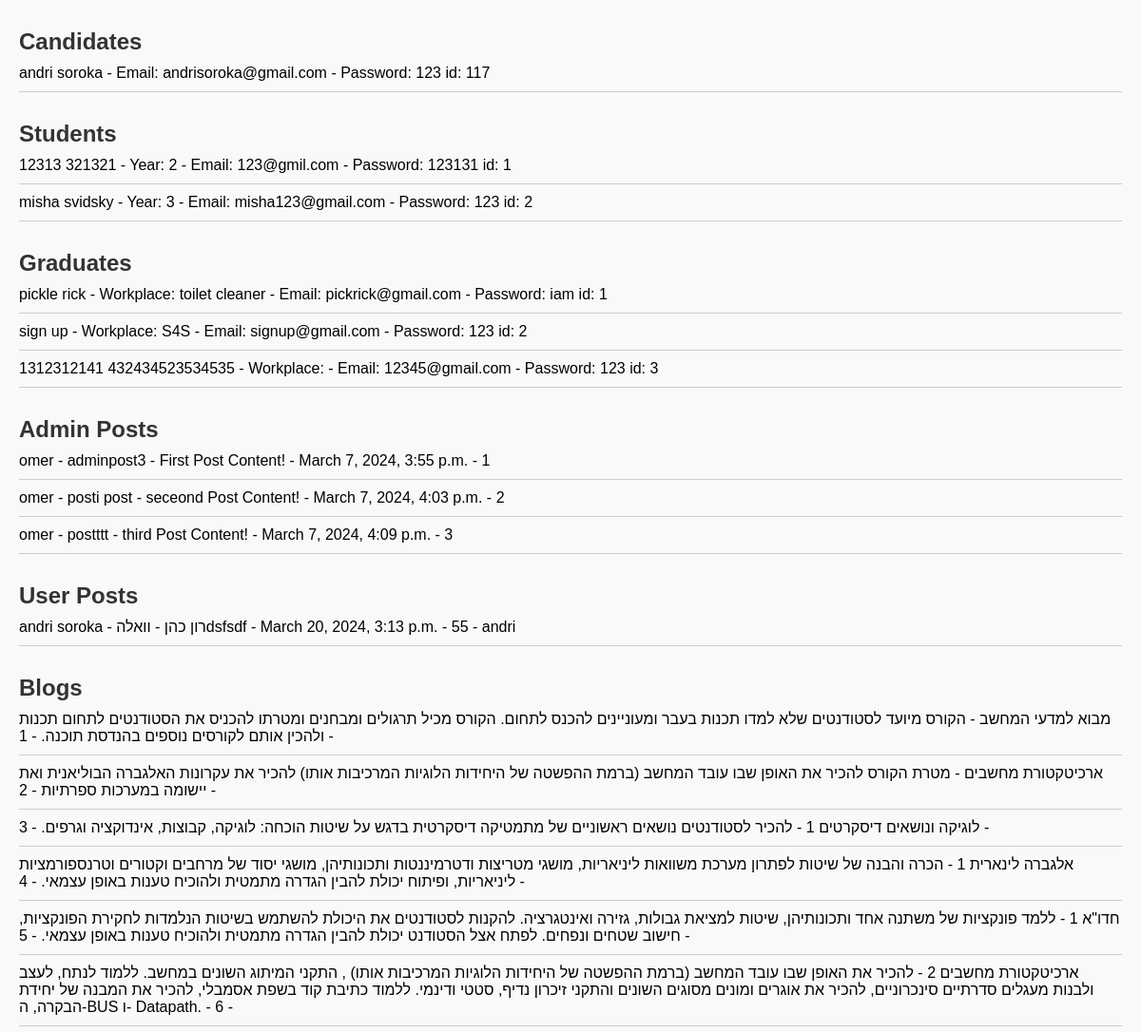
Page /data/ (upper part) on the earlier database version.
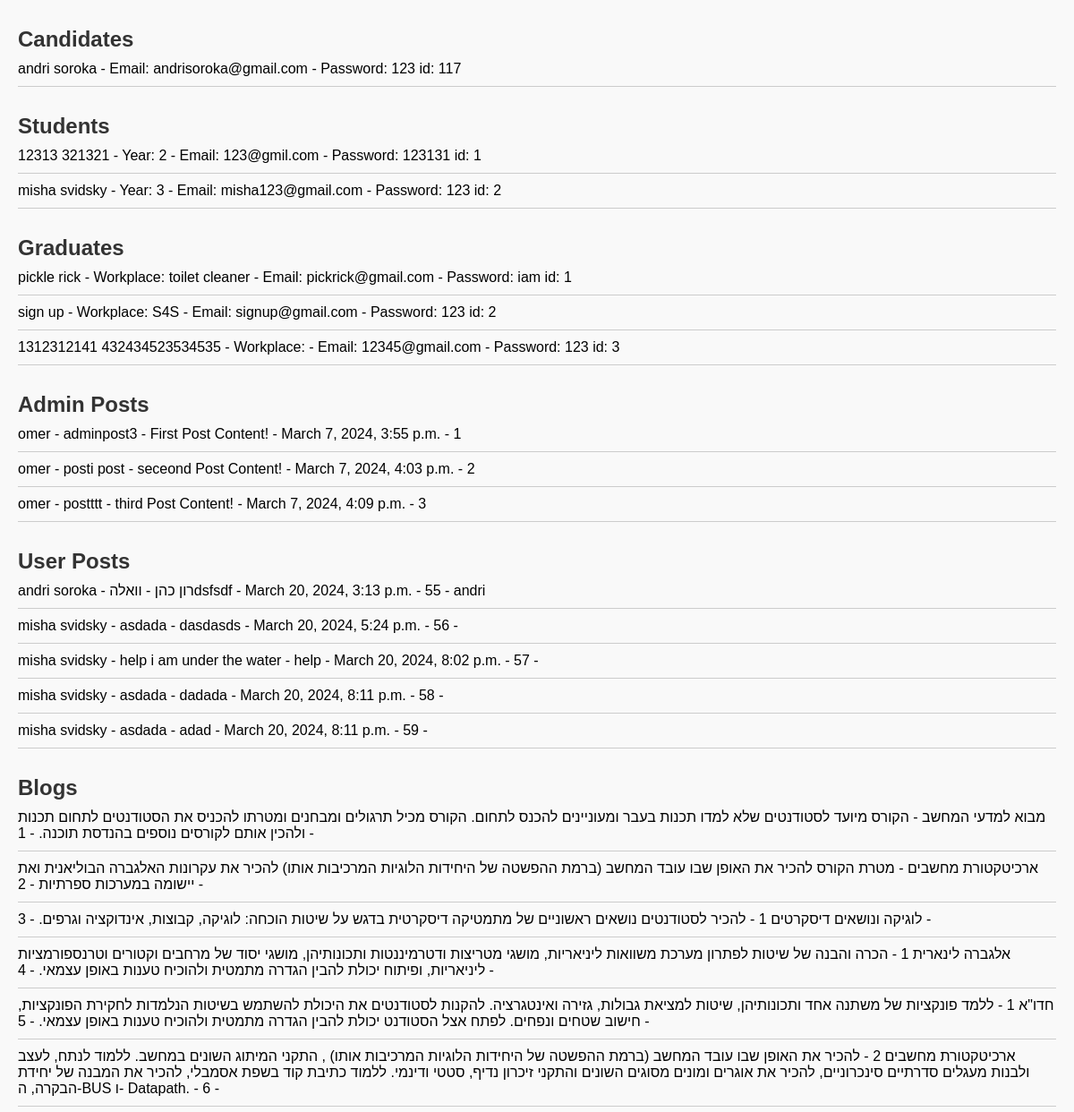
Same page on the later database version.
### S4S/models.py (models this page shows, shortened)
class Candidate(models.Model):
    first_name = models.CharField(max_length=100)
    last_name = models.CharField(max_length=100)
    email = models.EmailField(max_length=254)
    password = models.CharField(max_length=100)

class Student(models.Model):
    first_name = models.CharField(max_length=100)
    last_name = models.CharField(max_length=100)
    select_year = models.IntegerField()
    email = models.EmailField(max_length=254)
    password = models.CharField(max_length=100)

class Graduate(models.Model):
    first_name = models.CharField(max_length=100)
    last_name = models.CharField(max_length=100)
    work_place = models.CharField(max_length=20)
    email = models.EmailField(max_length=254)
    password = models.CharField(max_length=100)

class Post(models.Model):
    title = models.CharField(max_length=100)
    content = models.TextField()
    date_posted = models.DateTimeField(default=timezone.now)
    author = models.ForeignKey(User, on_delete=models.CASCADE)
    blog = models.ForeignKey('Blog', on_delete=models.CASCADE, null=True)

class Post2(models.Model):
    title = models.CharField(max_length=100)
    user_name = models.CharField(default="none", max_length=100)
    content = models.TextField()
    date_posted = models.DateTimeField(default=timezone.now)
    blog = models.ForeignKey('Blog', on_delete=models.CASCADE, null=True)
    candidate = models.ForeignKey('Candidate', on_delete=models.CASCADE, null=True, blank=True)
    student = models.ForeignKey('Student', on_delete=models.CASCADE, null=True, blank=True)
    graduate = models.ForeignKey('Graduate', on_delete=models.CASCADE, null=True, blank=True)
    likes_count = models.IntegerField(default=0)
    comment_count = models.IntegerField(default=0)

class Blog(models.Model):
    title = models.CharField(max_length=100)
    description = models.TextField(default='No description')

### S4S/DataVisuals.py (the view)
# urls.py: path('data/', DataVisuals.display_data, name='data'),
def display_data(request):
    candidates = Candidate.objects.all()
    students = Student.objects.all()
    graduates = Graduate.objects.all()
    posts = Post.objects.all()
    posts2 = Post2.objects.all()
    blogs = Blog.objects.all()
    return render(request, 'display_data.html', {'candidates': candidates, 'students': students,
                                                 'graduates': graduates, 'posts': posts, 'posts2': posts2 , 'blogs': blogs } )

### templates/display_data.html (shortened to what this page needs)
<!DOCTYPE html>
<html lang="en">
<head>
</head>
<body>
    <h1>Candidates</h1>
    <ul>
        {% for candidate in candidates %}
        <li>{{ candidate.first_name }} {{ candidate.last_name }} - Email: {{ candidate.email }}
            - Password: {{ candidate.password }} id: {{ candidate.id }}</li>
        {% endfor %}
    </ul>
    <h1>Students</h1>
    <ul>
        {% for student in students %}
        <li>{{ student.first_name }} {{ student.last_name }} - Year: {{ student.select_year }} - Email: {{ student.email }}
            - Password: {{ student.password }} id: {{ student.id }}</li>
        {% endfor %}
    </ul>
    <h1>Graduates</h1>
    <ul>
        {% for graduate in graduates %}
        <li>{{ graduate.first_name }} {{ graduate.last_name }} - Workplace: {{ graduate.work_place }}
            - Email: {{ graduate.email }} - Password: {{ graduate.password }} id: {{ graduate.id }}</li>
        {% endfor %}
    </ul>
    <h1>Admin Posts</h1>
    <ul>
        {% for post in posts %}
        <li>{{ post.author }} - {{ post.title }} - {{ post.content }} - {{ post.date_posted }} - {{ post.id }}</li>
        {% endfor %}
    </ul>
    <h1>User Posts</h1>
    <ul>
        {% for post2 in posts2 %}
        <li>{{ post2.user_name }} - {{ post2.title }} - {{ post2.content }}
            - {{ post2.date_posted }} - {{ post2.id }} - {{ post2.candidate.first_name }}</li>
        {% endfor %}
    </ul>
 <h1>Blogs</h1>
    <ul>
        {% for blog in blogs %}
        <li>{{ blog.title }} - {{ blog.description }} - {{ blog.id }} - </li>
        {% endfor %}
    </ul>
</body>
</html>

Differences in the rows shown:
added Post2: user_name "misha svidsky", title "asdada", content "dasdasds", date_posted "March 20, 2024, 5:24 p.m.", id "56"
added Post2: user_name "misha svidsky", title "help i am under the water", content "help", date_posted "March 20, 2024, 8:02 p.m.", id "57"
added Post2: user_name "misha svidsky", title "asdada", content "dadada", date_posted "March 20, 2024, 8:11 p.m.", id "58"
added Post2: user_name "misha svidsky", title "asdada", content "adad", date_posted "March 20, 2024, 8:11 p.m.", id "59"
